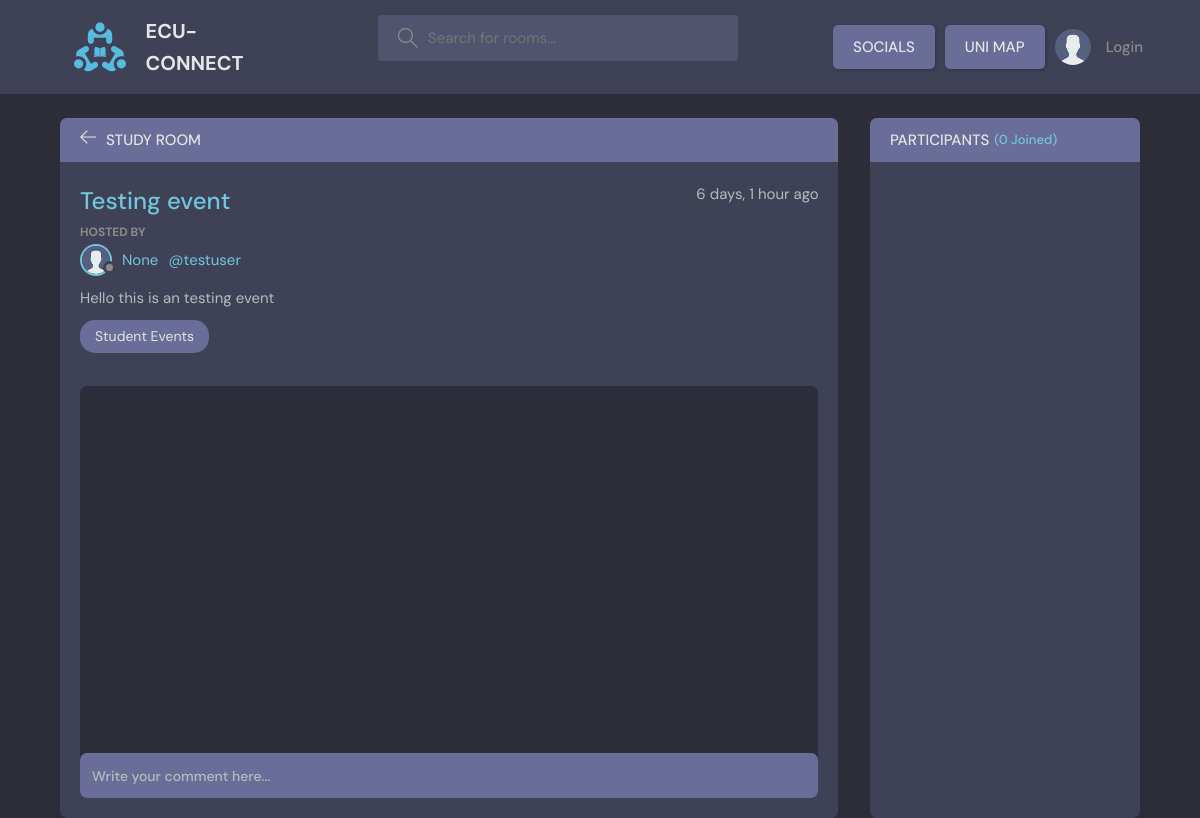
Before: /thread/6/ with the older database file.
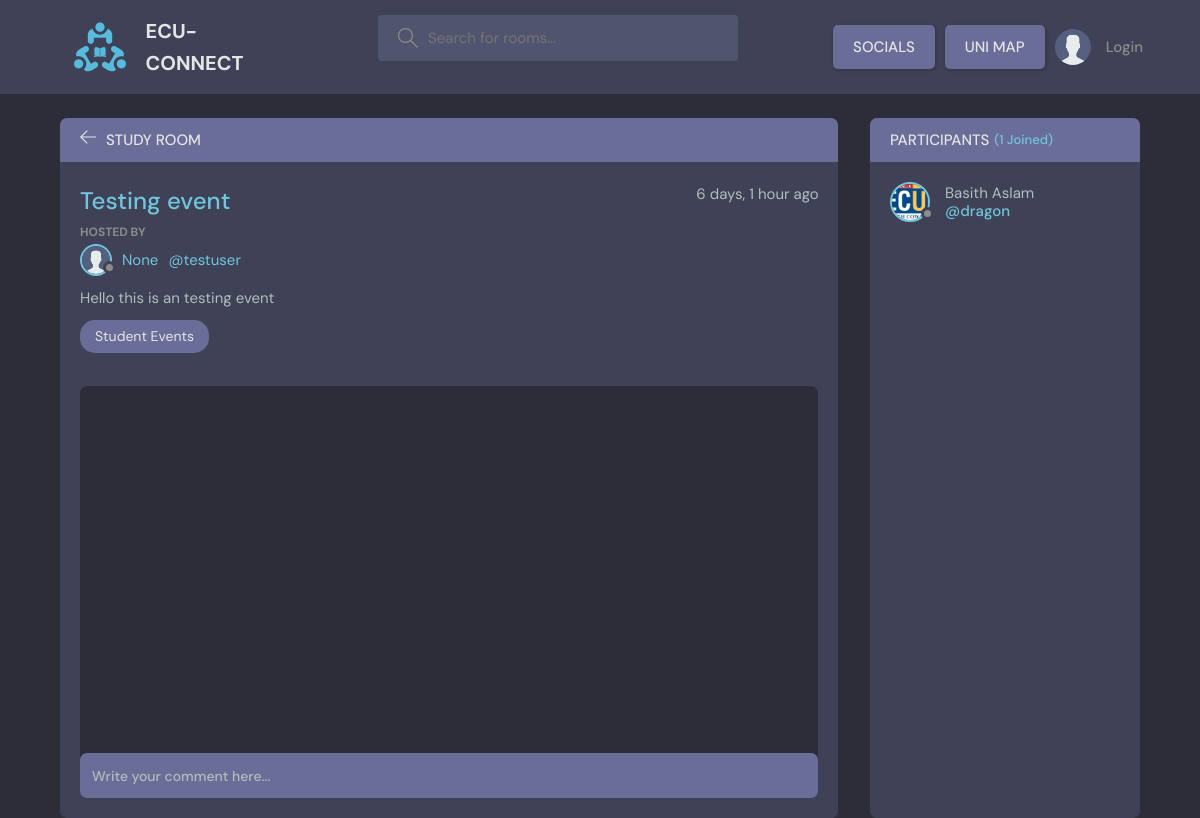
After: the same page with the newer database file.
### base/models.py (models this page shows)
class User(AbstractUser):
    username = models.CharField(max_length=150, unique=True, null=True)
    name = models.CharField(max_length=200, null=True)
    email = models.EmailField(unique=True, null=True)
    bio = models.TextField(null=True)
    avatar = models.ImageField(null=True, default="avatar.svg")
    USERNAME_FIELD = 'email'
    REQUIRED_FIELDS = ['username']

### base/views.py (the view, shortened to what this page needs)
# urls.py: path('thread/<str:pk>/', views.thread, name="thread"),
def thread(request, pk):
     thread = Thread.objects.get(id=pk)
     thread_comments = thread.comment_set.all()
     participants = thread.participants.all()
     context = {'thread': thread, 'thread_comments': thread_comments, 'participants': participants}
     return render(request, 'base/thread.html', context)

### base/models.py (called while the page is built)
    def __str__(self):
        return self.name

### base/templates/base/thread.html (shortened to what this page needs)
{% extends 'main.html' %}
{% block content %}
    <main class="profile-page layout layout--2">
      <div class="container">
        <div class="room">
          <div class="room__top">
            <div class="room__topLeft">
              <a href="{% url 'home' %}">
                <svg version="1.1" xmlns="http://www.w3.org/2000/svg" width="32" height="32" viewBox="0 0 32 32">
                  <title>arrow-left</title>
                  <path
                    d="M13.723 2.286l-13.723 13.714 13.719 13.714 1.616-1.611-10.96-10.96h27.625v-2.286h-27.625l10.965-10.965-1.616-1.607z"
                  ></path>
                </svg>
              </a>
              <h3>Study Room</h3>
            </div>
          </div>
          <div class="room__box scroll">
            <div class="room__header scroll">
              <div class="room__info">
                <h3>{{thread.name}}</h3>
                <span>{{thread.created|timesince}} ago</span>
              </div>
              <div class="room__hosted">
                <p>Hosted By</p>
                <a href="{% url 'user_profile' thread.host.id %}" class="room__author">
                  <div class="avatar avatar--small">
                    <img src="{{thread.host.avatar.url}}" />
                  </div>
                  {{thread.host.name}}
                  <span>@{{thread.host.username}}</span>
                </a>
              </div>
              <div class="room__details">
                <p>{{thread.description}}</p>
              </div>
              <span class="room__topics">{{thread.topic}}</span>
            </div>
            <div class="room__conversation">
              <div class="threads scroll">
              </div>
            </div>
          </div>
          <div class="room__message">
            <form action="" method = "POST" >
              <input name="body" placeholder="Write your comment here..." /></form>
          </div>
        </div>
        <div class="participants">
          <h3 class="participants__top">Participants <span>({{participants.count}} Joined)</span></h3>
          <div class="participants__list scroll">
            {% for user in participants %}
            <a href="{% url 'user_profile' user.id %}" class="participant">
              <div class="avatar avatar--medium">
                <img src="{{user.avatar.url}}" />
              </div>
              <p>
                {{user.name}}
                <span>@{{user.username}}</span>
              </p>
            </a>
            {% endfor %}
          </div>
        </div>
      </div>
    </main>
{% endblock %}

Changed rows visible on the page:
added User: avatar (picture), name "Basith Aslam", username "dragon"
Other visible differences:
{{ participants.count }}: "0" → "1"
